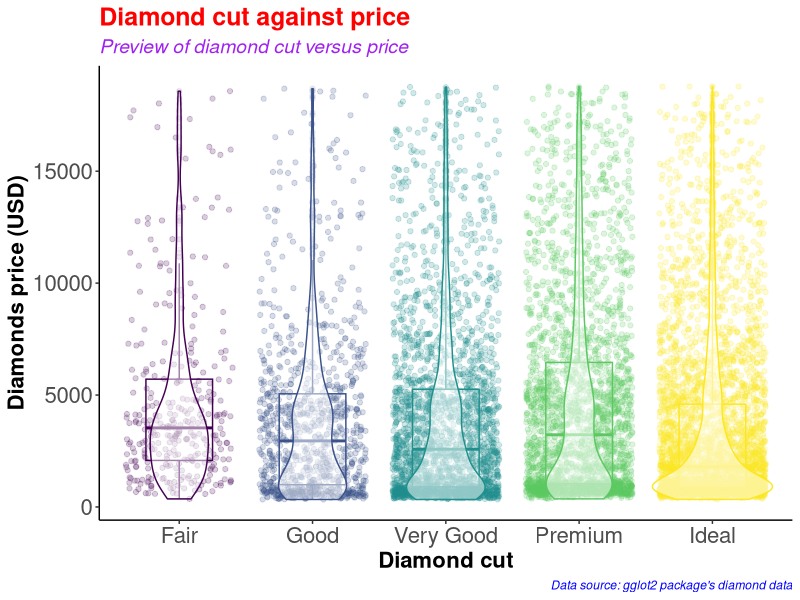
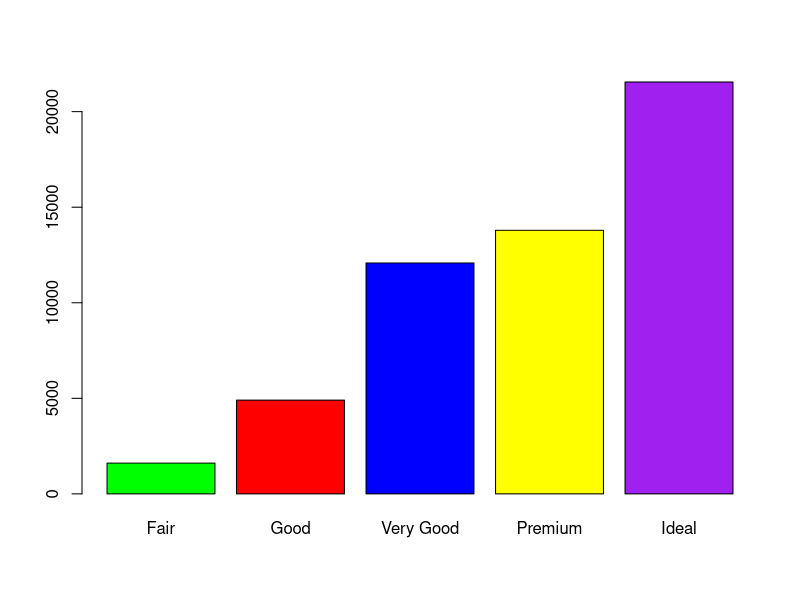
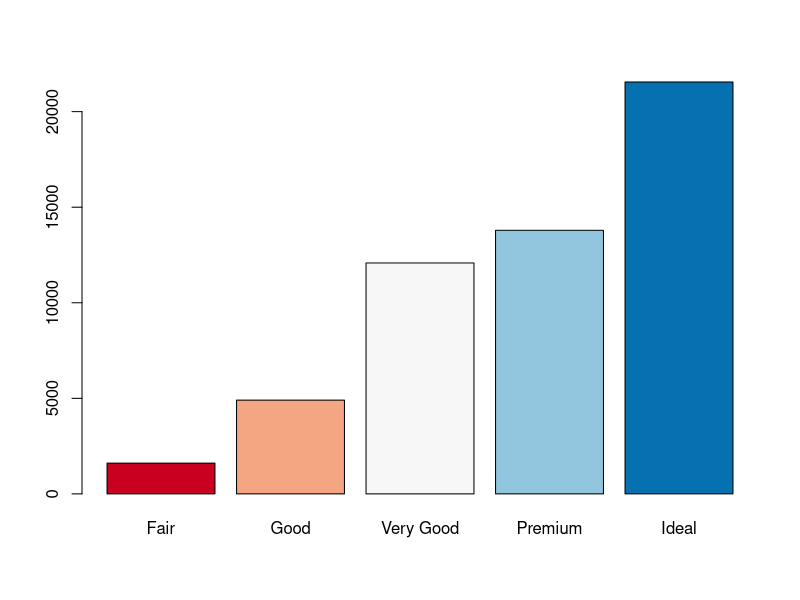
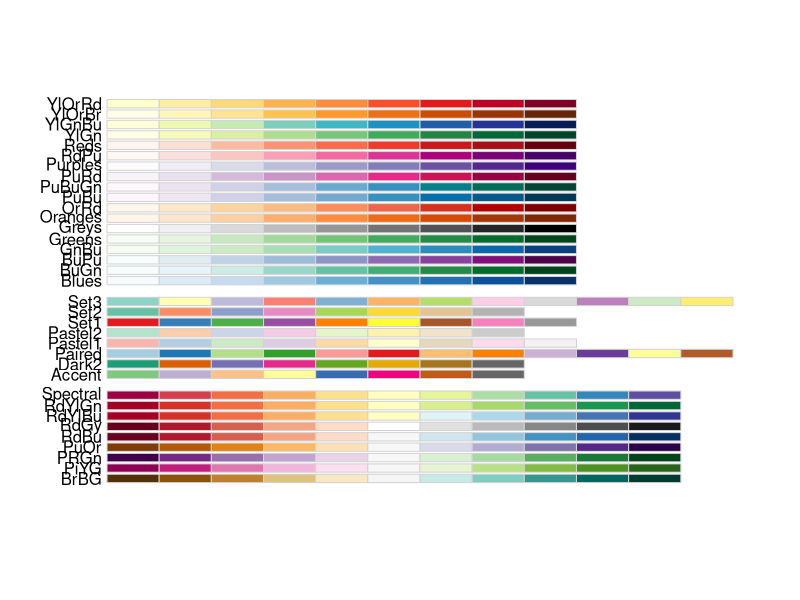
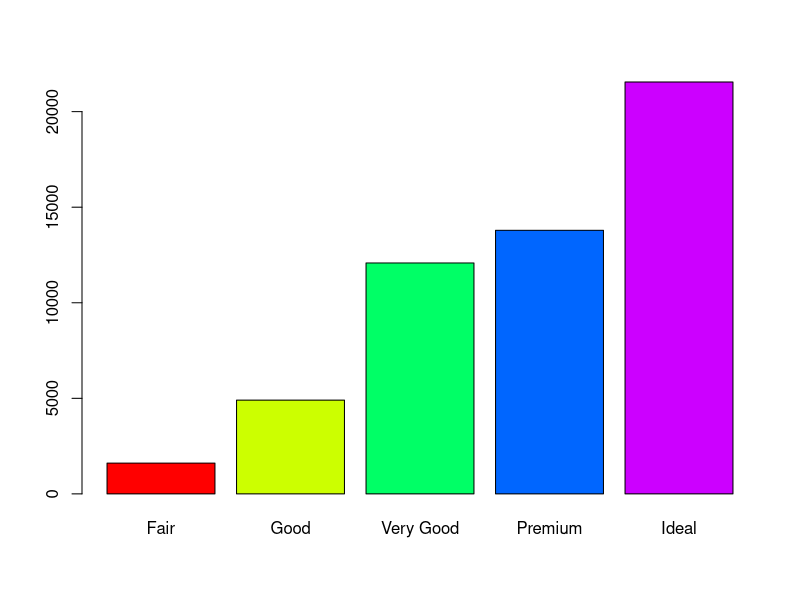
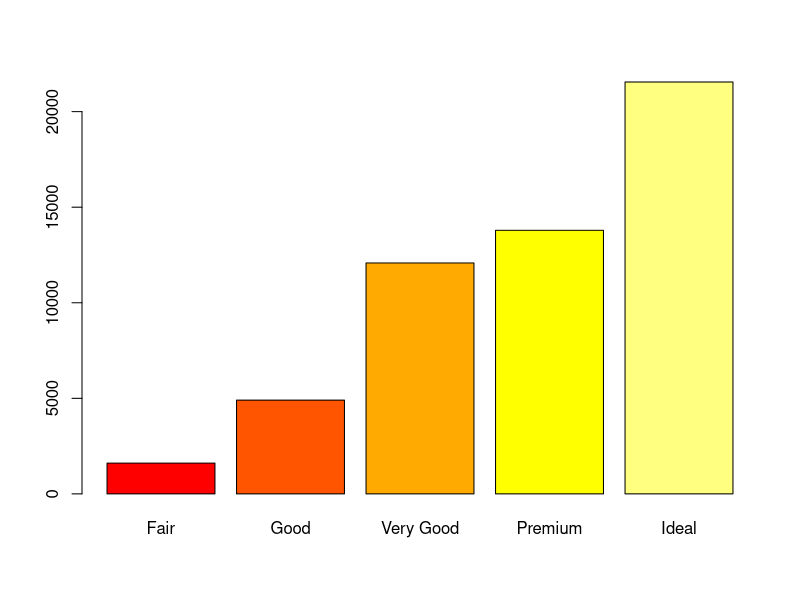
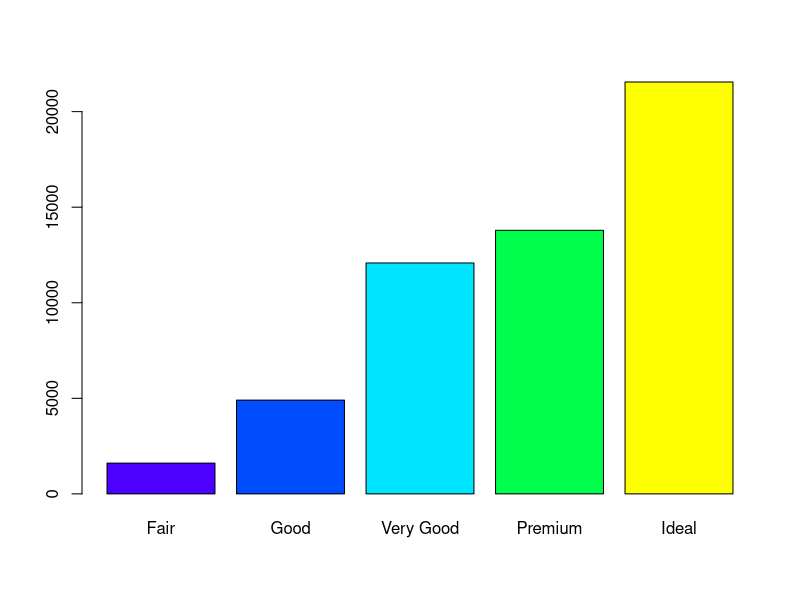
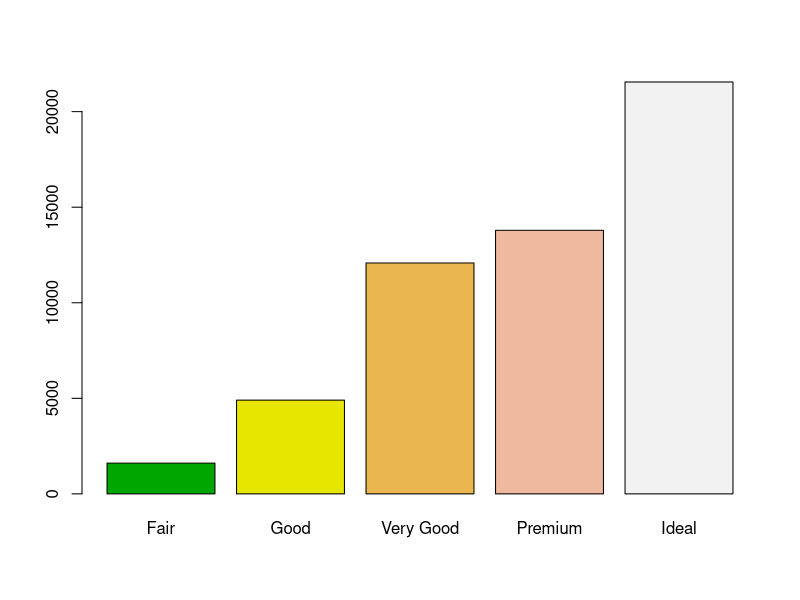

These figures' R source, in order:
#########################################
# Name: Wyclife Agumba Oluoch           #   
# E-mail: wyclifeoluoch@gmail.com       #
# GitHub: https://github.com/Wycology   #
# Task: Boxplot and violin plots in one #
# Date: 4th Jan 2021                    #
# Last edited: 22nd July 2021           #
#########################################

# Loading the necessary libraries for the project

base::library(tidyverse) # This is for data wrangling and plotting.
base::library(RColorBrewer) # This is for generating color pallets for the plots.

diamonds_df <- diamonds # Saving the diamonds data-set to a new object in R.

utils::head(diamonds) # Checking the variables in the data-set for subsequent analyses
base::nrow(diamonds) # Checking for the number of rows in the data. 53940 observations
base::ncol(diamonds) # Checking the number of variables in the data-set. 10 variables

diamonds_df %>% # Picking the diamonds data, and then
  dplyr::slice_sample(n = 0.2*(nrow(diamonds))) %>% # Picking a portion of the data-set
  ggplot2::ggplot(ggplot2::aes(x = cut, y = price, color = cut)) + # Adding the mapping variables
  ggplot2::geom_point(position = "jitter", alpha = 0.2) + # Adding jitter and alpha
  ggplot2::geom_boxplot(alpha = 0.1, width = 0.5) + # Modifying dimensions of the boxplot 
  ggplot2::geom_violin(alpha = 0.5) + # Adding violin plot on top of the box and jitter
  ggplot2::theme_classic() + # Adding my preferred theme for publication.
  ggplot2::theme(legend.position = "none") + # Removing the legend; it is on the x-axis
  ggplot2::labs(x = "Diamond cut", # Labels the x-axis.
       y = "Diamonds price (USD)", # Labeling the y-axis
       title = "Diamond cut against price", # Setting tibble of the plot
       subtitle = "Preview of diamond cut versus price", # Descriptive title beneath TITLE
       caption = "Data source: gglot2 package's diamond data") +
  ggplot2::theme(axis.text = ggplot2::element_text(size=16), # Size of labels on tick-marks
        axis.title = ggplot2::element_text(size=16,face="bold")) + # Size of axis labels
  ggplot2::theme(plot.title = element_text(color = 'red', size = 18, face = 'bold'),
        plot.subtitle = element_text(color = 'purple', size = 14, face = 'italic'),
        plot.caption = element_text(color = 'blue', face = 'italic'))

diamonds %>% # Picking the diamonds data, and then
  filter(cut == 'Very Good') %>% # Picking the very good cut 
  nrow() # counting the number of rows with very good cut

diamonds %>% 
  select(cut) %>% 
  table() %>% 
  barplot(col = c('green', 'red', 'blue', 'yellow', 'purple'))

# Instead of specifying the colors, we can simply use the color brewer panel 

diamonds %>% 
  select(cut) %>% 
  table() %>% 
  barplot(col = brewer.pal(n = 5, name = "RdBu"))
# To display more brewer colors options to use, run the following function:

display.brewer.all()

# Can also use rainbow colors

diamonds %>% 
  select(cut) %>% 
  table() %>% 
  barplot(col = rainbow(5))

# Can also use heat.colors
diamonds %>% 
  select(cut) %>% 
  table() %>% 
  barplot(col = heat.colors(5))

# Can also use topographic colors

diamonds %>% 
  select(cut) %>% 
  table() %>% 
  barplot(col = topo.colors(5))

# Can also use terrain colors for the plot
diamonds %>% 
  select(cut) %>% 
  table() %>% 
  barplot(col = terrain.colors(5))

# Can also use cm.colors
diamonds %>% 
  select(cut) %>% 
  table() %>% 
  barplot(col = cm.colors(5)) 

# That is awesome. Good for the day.
